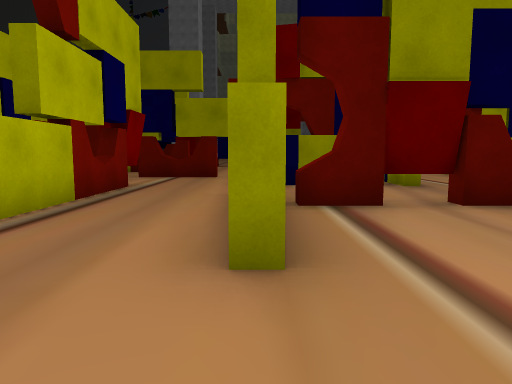
View 1 (above)

24 first-person views from a walk through a Unity game level. The camera is 1.3 m above the floor, tilts 6° down and sees 70° across. Doors are open. The floor is counted in squares, 2 m on a side. Each view is taken from the middle of a square. On the plan, view 1 faces up. The plan holds only what a view shows up to about 11 squares ahead; the rest is blank. The place goes on beyond the plan. The player character is not drawn. Some surface patterns are stand-ins.

View 2
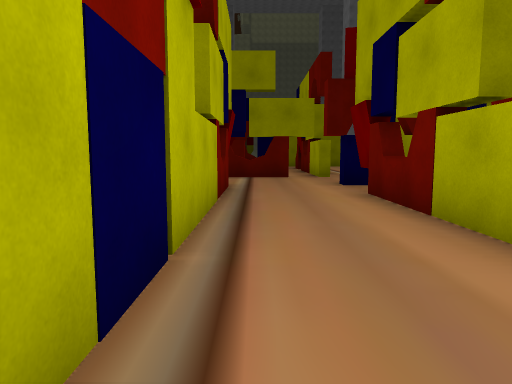

View 3
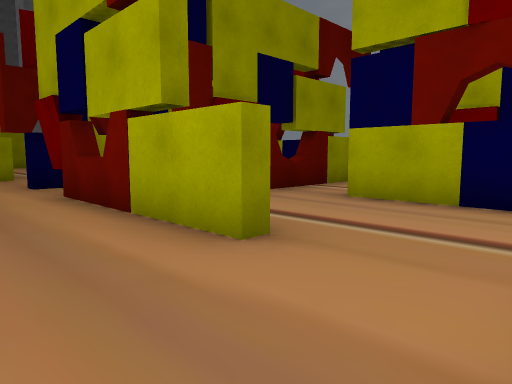

View 4
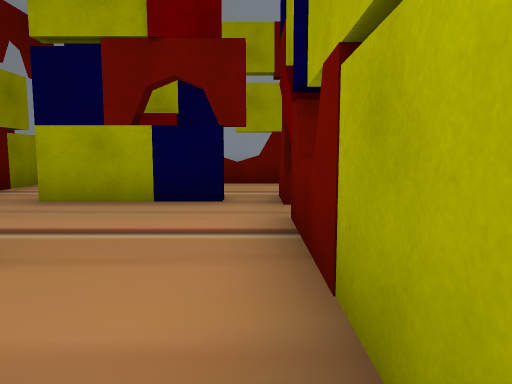

View 5
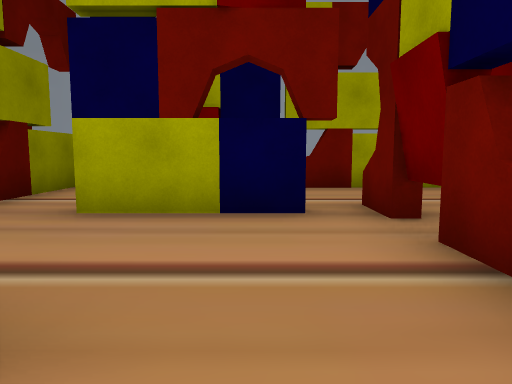

View 6
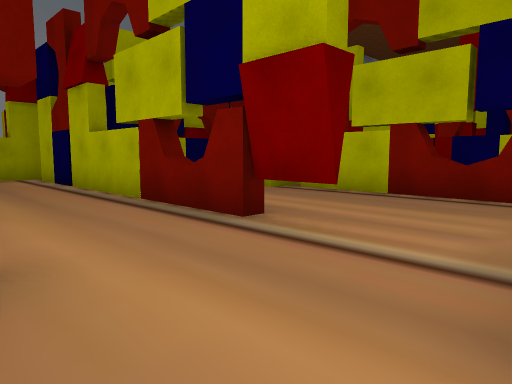

View 7
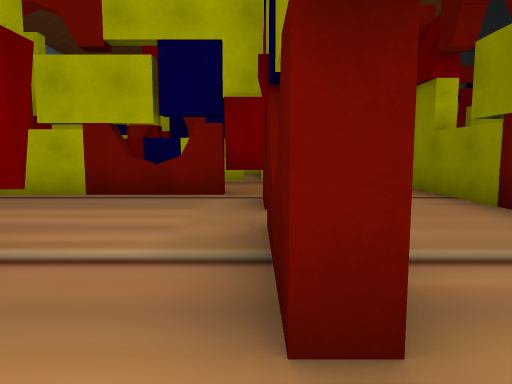

View 8
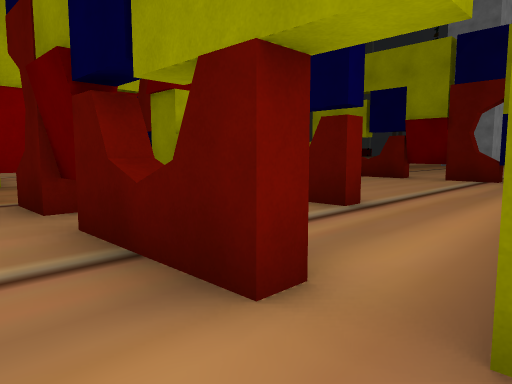

View 9
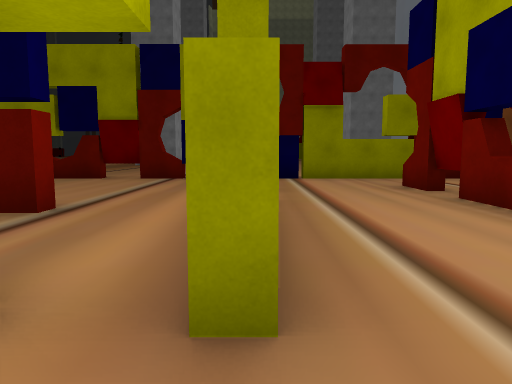

View 10
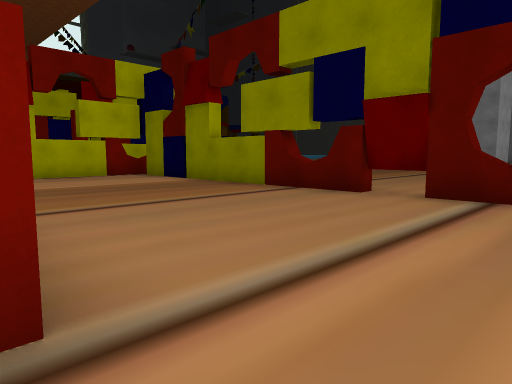

View 11
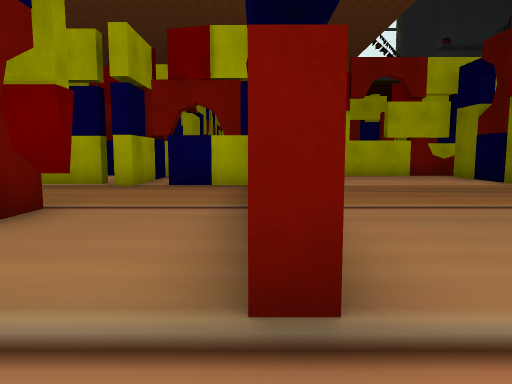

View 12
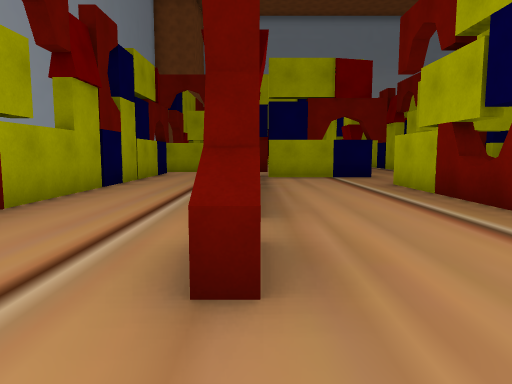

View 13
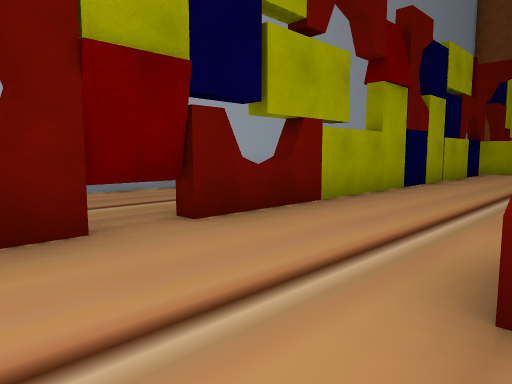

View 14
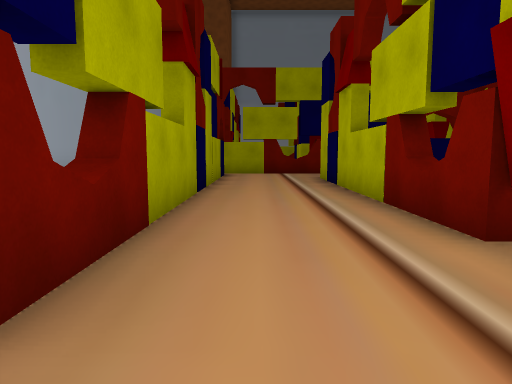

View 15
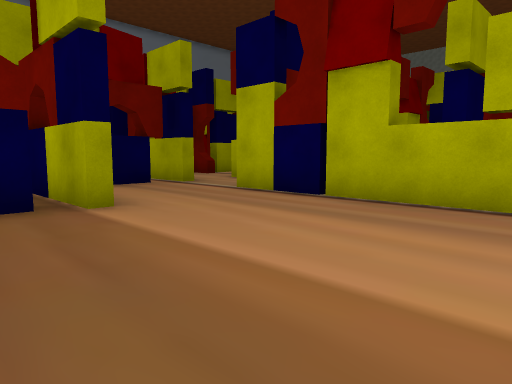

View 16
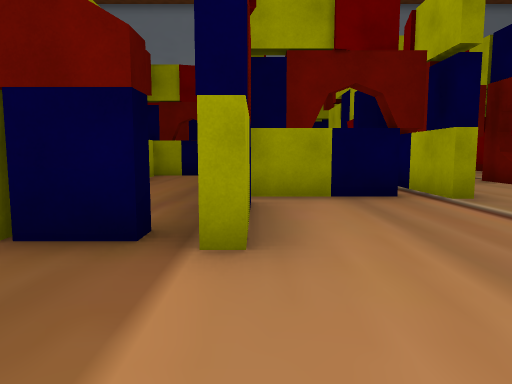

View 17
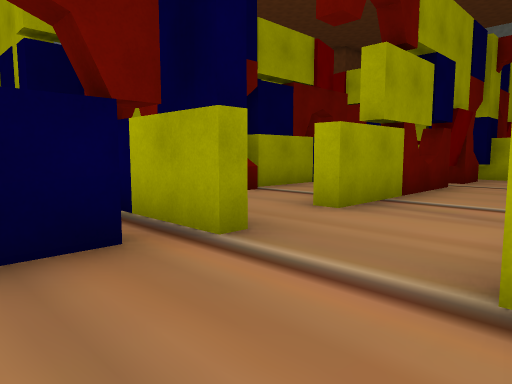

View 18
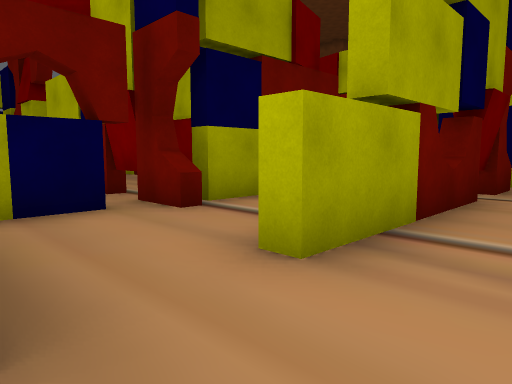

View 19
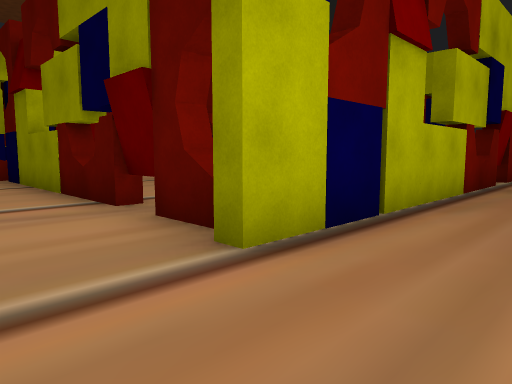

View 20
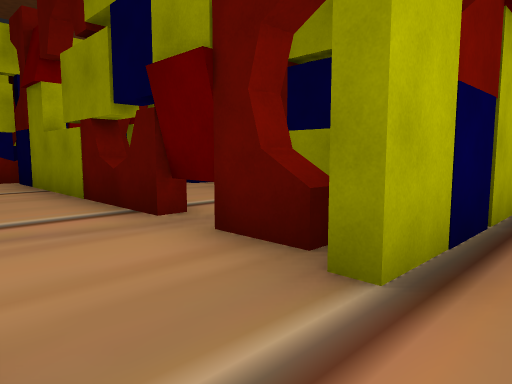

View 21
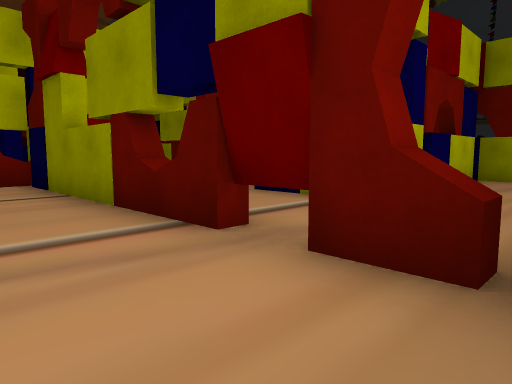

View 22
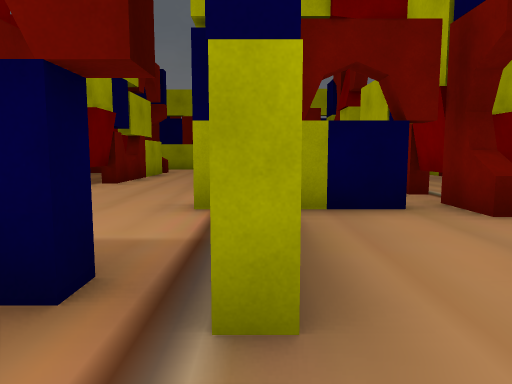

View 23
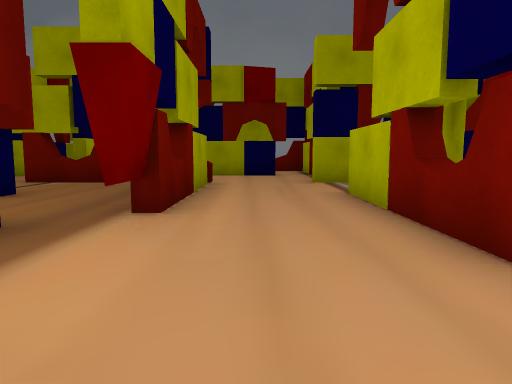

View 24
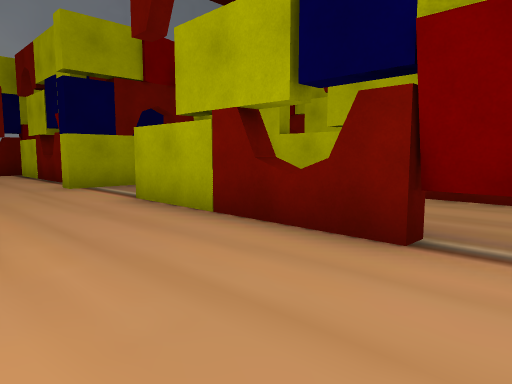

### Floor plan
Key: @ floor where view 1 was taken; # wall or solid block; x gap in a wall; . floor; ^ raised ledge; T thing the floor can be seen under or through.
Columns run from 17 left of view 1 to 6 right of it. Each row starts with its distance up from view 1.
 24            ..
 23            ..
 22            ...
 21   ####      ..
 20   #. #      ..
 19   #..^######^###  ####^
 18     .#..........  .....
 17     .#..........  .....#
 16   ##.#........... ..#..#
 15  ....#........... ..#..^
 14  ....#...........#..#..#
 13 #TTTT#..#######..^..^..#
 12 ........#........#..#..#
 11 ........x........#..#..#
 10 ####.#x##..#^##^....#..#
  9  ....#..#..#........#..#
  8 ###.....#..#..#..####..#
  7   #.##.....#..#..x.....#
  6   #..#.....#..^..#.....#
  5  .^..^..#.##. #..^^TT^##
  4  .   #..#..   #..#.....
  3  .#  #..^...  #..#....
  2   #  #..#..####..#..#
  1      ...#.... #.....# .#
  0      ...x ...  ..@.....#
 -1     ##..#  ##########..#
 -2      #...    ..      ..
 -3      ^.##     #
 -4      #.
 -5      #.
 -6      #^

Positions as (right, up) in squares from view 1, and headings:
1: (0, 0), facing up
2: (-2, 0), facing up
3: (-2, 0), facing up-right
4: (-2, 0), facing right
5: (-1, 1), facing right
6: (0, 10), facing down-left
7: (0, 10), facing left
8: (0, 9), facing up-left
9: (0, 9), facing up
10: (-1, 13), facing up-left
11: (-1, 13), facing left
12: (3, 18), facing down
13: (3, 18), facing down-right
14: (5, 17), facing down
15: (-7, 18), facing down-left
16: (-9, 16), facing down
17: (-10, 13), facing down-left
18: (-12, 12), facing down-left
19: (-10, 11), facing up-left
20: (-11, 11), facing up-left
21: (-12, 11), facing up-left
22: (-12, 12), facing down
23: (-10, 8), facing down
24: (-9, 7), facing down-left
